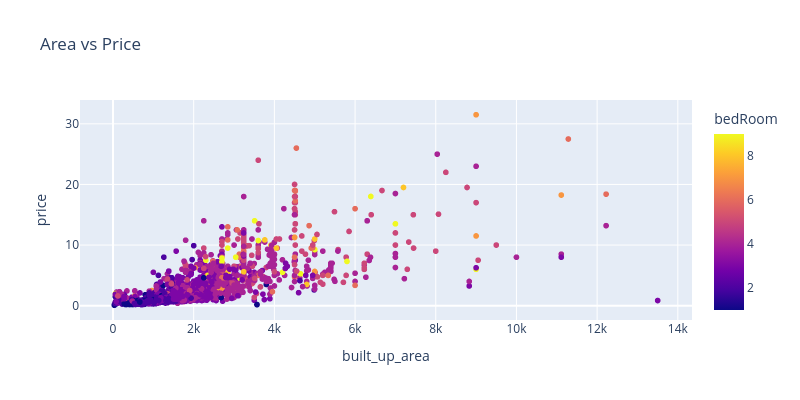

The notebook cell this image was saved under:
### Code cell
fig = px.scatter(df,x=df['built_up_area'],y=df['price'],color='bedRoom',title='Area vs Price',width=800,height=400)

fig.show()

### Figure 1 — Plotly figure (JSON) as saved in the notebook; plotly's stock layout.template omitted (floating-point values rounded to 4 significant figures; data arrays with more than 128 entries replaced by an {"elided": "..."} marker saying what was removed)
{"data": [{"hovertemplate": "built_up_area=%{x}<br>price=%{y}<br>bedRoom=%{marker.color}<extra></extra>", "legendgroup": "", "marker": {"color": {"elided": "3670 int values"}, "coloraxis": "coloraxis", "symbol": "circle"}, "mode": "markers", "name": "", "showlegend": false, "type": "scattergl", "x": {"elided": "3670 float values"}, "xaxis": "x", "y": {"elided": "3670 float values"}, "yaxis": "y"}], "layout": {"coloraxis": {"colorbar": {"title": {"text": "bedRoom"}}, "colorscale": [[0, "#0d0887"], [0.1111, "#46039f"], [0.2222, "#7201a8"], [0.3333, "#9c179e"], [0.4444, "#bd3786"], [0.5556, "#d8576b"], [0.6667, "#ed7953"], [0.7778, "#fb9f3a"], [0.8889, "#fdca26"], [1, "#f0f921"]]}, "height": 400, "legend": {"tracegroupgap": 0}, "title": {"text": "Area vs Price"}, "width": 800, "xaxis": {"anchor": "y", "domain": [0, 1], "title": {"text": "built_up_area"}}, "yaxis": {"anchor": "x", "domain": [0, 1], "title": {"text": "price"}}}}
